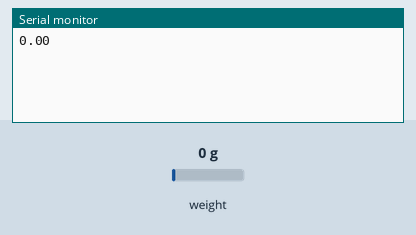
The sketch below on a simulated Arduino Uno, built with avr-gcc and run on an emulated ATmega328P. Parts: the last lines printed to the serial monitor. The test bench sets the inputs (shaded band); at power-on: weight on the scale 0 g.

Above: at 2.2 s.
2.3 s: weight on the scale set to 100 g
At 2.3 s:
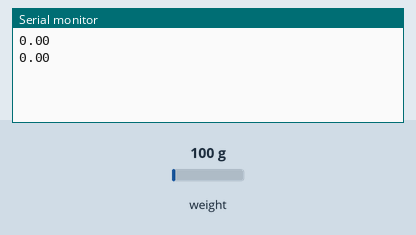
3.8 s: weight on the scale set to 1250 g
At 4.9 s:
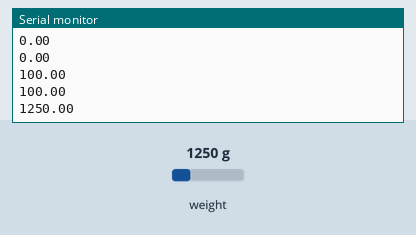
Timing chart, 0 to 6.8 s (numbered marks = the images above; inputs shaded):
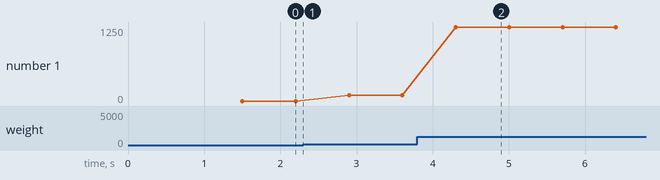

The sketch:

SmartScale_Arduino.ino
```cpp
#include "HX711.h"

// Define pins
const int LOADCELL_DOUT_PIN = 3;
const int LOADCELL_SCK_PIN = 2;

HX711 scale;

// PUT YOUR ACCURATE REFERENCE UNIT HERE (e.g., 70.04)
float calibration_factor = 142.64;

void setup() {
  Serial.begin(9600);
  scale.begin(LOADCELL_DOUT_PIN, LOADCELL_SCK_PIN);

  scale.set_scale(calibration_factor);
  scale.tare(); // Auto-zero on startup
}

void loop() {
  if (scale.is_ready()) {
    // Send the weight over USB to the Pi
    Serial.println(scale.get_units(5), 2);
  }
  delay(200); // Send data 5 times a second
}
```

Measured:
- after the input at 3.8 s, the serial monitor: prints a new line after 0.50 s (image 2)
- plotted number 1: 0 → 100 after the input at 2.3 s, 100 → 1250 after the input at 3.8 s
